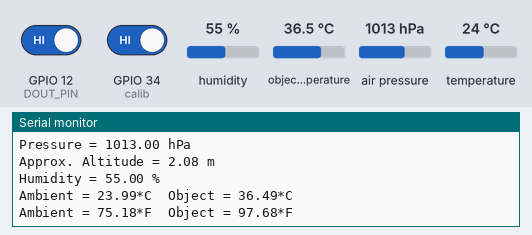
The sketch below on a simulated ESP32. Parts: the last lines printed to the serial monitor. The inputs (shaded band) are chosen by the test bench; at power-on: GPIO 12 (DOUT_PIN) HIGH, humidity 55 %, object temperature 36.5 °C, air pressure 1013 hPa, temperature 24 °C, GPIO 34 (calib) HIGH.

Above: at 1.2 s.
1.3 s: GPIO 12 (DOUT_PIN) driven LOW
5.5 s: humidity set to 22 %
At 6.8 s:
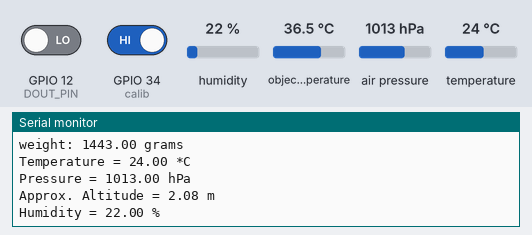
7.0 s: object temperature set to 20 °C
At 7.9 s:
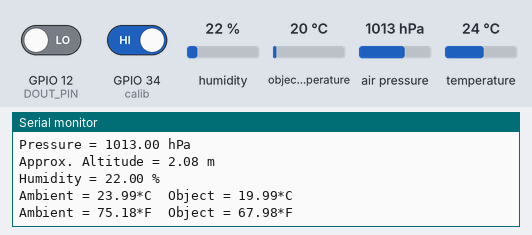
8.5 s: air pressure set to 952 hPa
At 10.9 s:
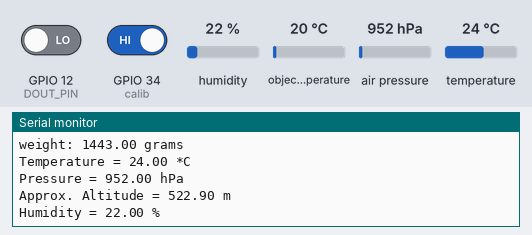
14.9 s: temperature set to 12 °C
At 15.9 s:
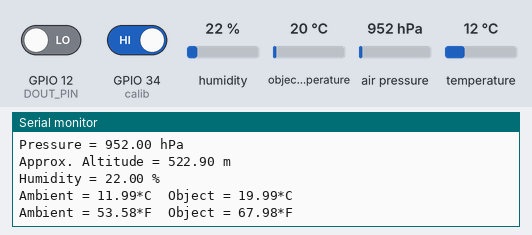

Measured:
- after the input at 5.5 s, the serial monitor: prints a new line after 0.54 s (image 1)
- after the input at 7.0 s, the serial monitor: prints a new line after 0.05 s (image 2)
- after the input at 8.5 s, the serial monitor: prints a new line after 1.6 s (image 3)
- after the input at 14.9 s, the serial monitor: prints a new line after 0.19 s (image 4)

The sketch:

load_cell_all_sensors.ino
```cpp
#include<HardwareSerial.h>
#include <Wire.h>
#include <Adafruit_Sensor.h>
#include <Adafruit_BME280.h>
#include <Adafruit_MLX90614.h>
Adafruit_MLX90614 mlx = Adafruit_MLX90614();

#define I2C_SDA 33
#define I2C_SCL 32
#define SDA_1 27
#define SCL_1 26

#define SEALEVELPRESSURE_HPA (1013.25)
TwoWire I2CBME = TwoWire(0);
TwoWire I2Ctwo = TwoWire(1);
Adafruit_BME280 bme;

const int DOUT_PIN = 12;
const int SCK_PIN = 14;
const int calib = 34;  // Set your reset button pin

unsigned long delayTime;
int offset = -56693 , kg_weight = 39270, calib_weight = 1000;
int gain = 128, GAIN = 1;
int CMode = 0;
int programState = 0,buttonState, c = 0;
long buttonMillis = 0;
float grams_fun;

// Define structures for reading data into.
signed long num = 0;

uint8_t data[3] = { 0 };
uint8_t filler = 0x00;
uint8_t tx_data[9];
float in_kg;

union FloatToBytes {
  float value;
  uint8_t bytes[4];
};
FloatToBytes converter;

///////////      shifting function
uint8_t shiftInSlow(uint8_t bitOrder)
{
    uint8_t value = 0;
    uint8_t i;

    for(i = 0; i < 8; ++i)
    {
       digitalWrite(SCK_PIN, HIGH);  //sck high
       delayMicroseconds(1);
        if(bitOrder == LSBFIRST)
        {
            value |= digitalRead(DOUT_PIN) << i; //dout reading
            // Serial.println("lsb bits");
            // Serial.println(value);
        }
        else
        {
            value |= digitalRead(DOUT_PIN) << (7 - i);     //dout reading
            // Serial.println("msb bits");
            // Serial.println(value);
        }
        digitalWrite(SCK_PIN, LOW); //sck low
        delayMicroseconds(1);
    }
    return value;
}

///////////      read function
signed long read()
{
//	 Define structures for reading data into.

		// Pulse the clock pin 24 times to read the data.
			data[2] = shiftInSlow( MSBFIRST);
			data[1] = shiftInSlow( MSBFIRST);
			data[0] = shiftInSlow( MSBFIRST);

			// Set the channel and the gain factor for the next reading using the clock pin.
			for (unsigned int i = 0; i < GAIN; i++)
			{
				digitalWrite(SCK_PIN, HIGH);
				delayMicroseconds(1);
				digitalWrite(SCK_PIN, LOW);
				delayMicroseconds(1);
			}

			// Replicate the most significant bit to pad out a 32-bit signed integer
				if (data[2] & 0x80)
        {
					filler = 0xFF;
				}
        else
        {
					filler =0; // = 0x00;
				}

				// Construct a 32-bit signed integer
			//	num = ((unsigned long)filler << 24) | ((unsigned long)data[2] << 16) | ((unsigned long)data[1] << 8) | (unsigned long)data[0];
         num = ((signed long)filler << 24) | ((signed long)data[2] << 16) | ((signed long)data[1] << 8) | (signed long)data[0];
				return (num);
}

///////////      average function
long read_average(uint8_t times)
{
	long sum = 0;
	for (uint8_t i = 0; i < times; i++)
  {
		sum += read();
		// Probably will do no harm on AVR but will feed the Watchdog Timer (WDT) on ESP.
		// https://github.com/bogde/HX711/issues/73
	  //delay(4);
	}
	return sum / times;
}
///////////////  weight function
float weight_fun(int update, int off, int kg_wei)
{

  float res = (-off + update)*calib_weight/kg_wei;
  return res;
}


void printValues()
{
  Serial.print("Temperature = ");
  Serial.print(bme.readTemperature());
  Serial.println(" *C");

  // Convert temperature to Fahrenheit
  /*Serial.print("Temperature = ");
  Serial.print(1.8 * bme.readTemperature() + 32);
  Serial.println(" *F");*/

  Serial.print("Pressure = ");
  Serial.print(bme.readPressure() / 100.0F);
  Serial.println(" hPa");

  Serial.print("Approx. Altitude = ");
  Serial.print(bme.readAltitude(SEALEVELPRESSURE_HPA));
  Serial.println(" m");

  Serial.print("Humidity = ");
  Serial.print(bme.readHumidity());
  Serial.println(" %");

  Serial.println();
}


void mlx_data()
{
  Serial.print("Ambient = "); Serial.print(mlx.readAmbientTempC());
  Serial.print("*C\tObject = "); Serial.print(mlx.readObjectTempC()); Serial.println("*C");
  Serial.print("Ambient = "); Serial.print(mlx.readAmbientTempF());
  Serial.print("*F\tObject = "); Serial.print(mlx.readObjectTempF()); Serial.println("*F");
  Serial.println();
  delay(1000);
}
void setup()
{
  // put your setup code here, to run once:
  Serial.begin(115200);

  pinMode(DOUT_PIN, INPUT);
  pinMode(SCK_PIN, OUTPUT);

  pinMode(calib, INPUT_PULLUP);  // Set the reset pin as input with internal pull-up resistor(default state is high)
  //digitalWrite(calib, HIGH);
  I2CBME.begin(I2C_SDA, I2C_SCL, 100000);
  I2Ctwo.begin(SDA_1, SCL_1, 100000);
  Serial.println("Adafruit MLX90614 test");
   mlx.begin(0x5A, &I2Ctwo);

  Serial.println(F("BME280 test"));
  I2CBME.begin(I2C_SDA, I2C_SCL, 100000);

  bool status;

  // default settings
  // (you can also pass in a Wire library object like &Wire2)
  status = bme.begin(0x76, &I2CBME);
  if (!status) {
    Serial.println("Could not find a valid BME280 sensor, check wiring!");
   // while (1);
  }

  Serial.println("-- Default Test --");
  delayTime = 1000;

  Serial.println();
}

void loop()
{
  // put your main code here, to run repeatedly:
  printValues();
  delay(delayTime);

  mlx_data();
 /////////////  calibration function
  while(CMode)
  {

    Serial.println("Entering calibration mode, remove known weight");
    delay(500);
    //should wait on while
    if(digitalRead(DOUT_PIN) == 0)   // if dout low
	  {
		    offset = read_average(10);
        Serial.println("offset");
        Serial.println(offset);
    }
    Serial. println("put known weight and enter value");
    while(Serial.available() < 1)
    {}
    if(Serial.available())
    {
      calib_weight = Serial.parseInt();

        Serial.println("calib weight");
        Serial.println(calib_weight);
      if(digitalRead(DOUT_PIN) == 0)   // if dout low
	    {
		    kg_weight = read_average(10)-offset;
        Serial.println("weight");
        Serial.println(kg_weight);
        CMode = 0;
      }
    }

  }

  /////////////////     weight knowing
  if(digitalRead(DOUT_PIN) == 0)   // if dout low
  {
     long result = read_average(10);
      in_kg = weight_fun(result, offset, kg_weight);
      converter.value = in_kg;
      Serial.print("weight: ");
      Serial.println((String)in_kg + " grams");

  }

  /////////////////calib button
  unsigned long currentMillis = millis();
  buttonState = digitalRead(calib);
  if (buttonState == LOW && programState == 0)
  {
    buttonMillis = currentMillis;
    programState = 1;
  }
  else if (programState == 1 && buttonState == HIGH)
  {
    programState = 0;  //reset
  }
  if (((currentMillis - buttonMillis) > 3000) && programState == 1)
  {
    programState = 0;
    //ledMillis = currentMillis;
    Serial.println(" entering into calibration mode");
    CMode = 1;
  }
}
```
